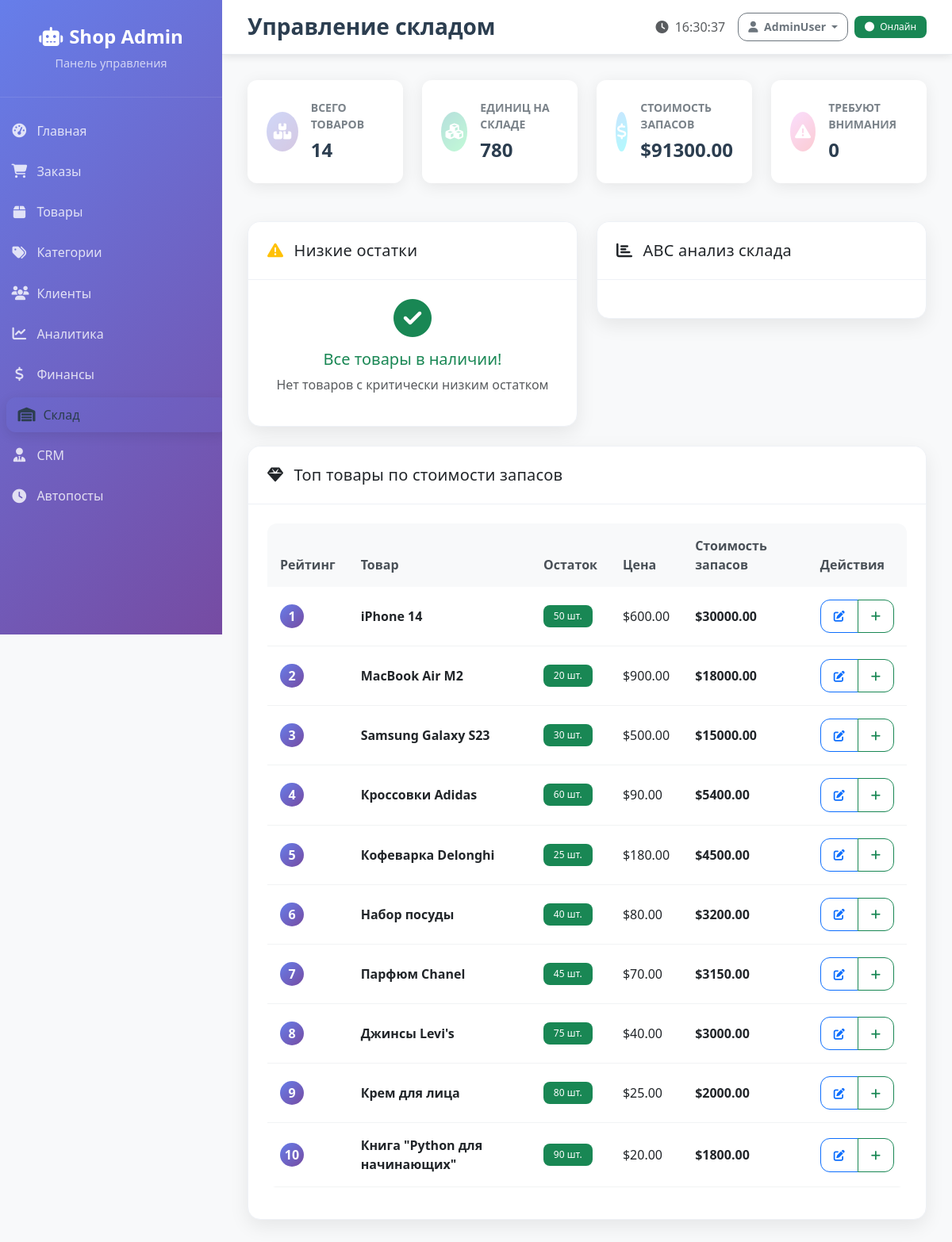
The page /inventory (signed in) on the database its author committed.
### tables this page shows
CREATE TABLE products (
    id INTEGER PRIMARY KEY AUTOINCREMENT,
    name TEXT NOT NULL,
    description TEXT,
    price REAL NOT NULL,
    category_id INTEGER,
    subcategory_id INTEGER,
    brand TEXT,
    image_url TEXT,
    stock INTEGER DEFAULT 0,
    views INTEGER DEFAULT 0,
    sales_count INTEGER DEFAULT 0,
    is_active INTEGER DEFAULT 1,
    cost_price REAL DEFAULT 0,
    original_price REAL,
    created_at TIMESTAMP DEFAULT CURRENT_TIMESTAMP,
    updated_at TIMESTAMP DEFAULT CURRENT_TIMESTAMP,
    FOREIGN KEY (category_id) REFERENCES categories (id),
    FOREIGN KEY (subcategory_id) REFERENCES subcategories (id)
);

### web_admin/app.py (the view)
    def decorated_function(*args, **kwargs):
        if not session.get('logged_in'):
            return redirect(url_for('login'))
        return f(*args, **kwargs)

### database.py (called while the page is built, shortened)
    def execute_query(self, query, params=None):
        try:
            conn = sqlite3.connect(self.db_path)
            cursor = conn.cursor()
            if params:
                cursor.execute(query, params)
            else:
                cursor.execute(query)
            q = query.strip().upper()
            if q.startswith('SELECT'):
                result = cursor.fetchall()
            return result
        except Exception as e:
            logging.info(f"Ошибка выполнения запроса: {e}")
            return None
        finally:
            if 'conn' in locals():
                conn.close()

### web_admin/app.py (called while the page is built)
def login_required(f):
    def decorated_function(*args, **kwargs):
        if not session.get('logged_in'):
            return redirect(url_for('login'))
        return f(*args, **kwargs)
    decorated_function.__name__ = f.__name__
    return decorated_function

### web_admin/templates/inventory.html (shortened to what this page needs)
{% extends "base.html" %}
{% block page_title %}Управление складом{% endblock %}
{% block content %}
<div class="row mb-4">
    <div class="col-xl-3 col-md-6 mb-4">
        <div class="inventory-stat-card total-products">
            <div class="stat-icon">
                <i class="fas fa-boxes"></i>
            </div>
            <div class="stat-content">
                <div class="stat-label">Всего товаров</div>
                <div class="stat-value">{{ inventory_summary.total_products }}</div>
            </div>
        </div>
    </div>
    <div class="col-xl-3 col-md-6 mb-4">
        <div class="inventory-stat-card total-units">
            <div class="stat-icon">
                <i class="fas fa-cubes"></i>
            </div>
            <div class="stat-content">
                <div class="stat-label">Единиц на складе</div>
                <div class="stat-value">{{ inventory_summary.total_units }}</div>
            </div>
        </div>
    </div>
    <div class="col-xl-3 col-md-6 mb-4">
        <div class="inventory-stat-card total-value">
            <div class="stat-icon">
                <i class="fas fa-dollar-sign"></i>
            </div>
            <div class="stat-content">
                <div class="stat-label">Стоимость запасов</div>
                <div class="stat-value">${{ "%.2f"|format(inventory_summary.total_value) }}</div>
            </div>
        </div>
    </div>
    <div class="col-xl-3 col-md-6 mb-4">
        <div class="inventory-stat-card attention-needed">
            <div class="stat-icon">
                <i class="fas fa-exclamation-triangle"></i>
            </div>
            <div class="stat-content">
                <div class="stat-label">Требуют внимания</div>
                <div class="stat-value">{{ low_stock.low|length + low_stock.critical|length }}</div>
            </div>
        </div>
    </div>
</div>
<div class="row">
    <div class="col-lg-6">
        <div class="card mb-4">
            <div class="card-header">
                <h5 class="mb-0">
                    <i class="fas fa-exclamation-triangle me-2 text-warning"></i>
                    Низкие остатки
                </h5>
            </div>
            <div class="card-body">
                {% if not low_stock.critical and not low_stock.low %}
                <div class="text-center text-success">
                    <i class="fas fa-check-circle fa-3x mb-3"></i>
                    <h5>Все товары в наличии!</h5>
                    <p class="text-muted">Нет товаров с критически низким остатком</p>
                </div>
                {% endif %}
            </div>
        </div>
    </div>
    <div class="col-lg-6">
        <div class="card mb-4">
            <div class="card-header">
                <h5 class="mb-0">
                    <i class="fas fa-chart-bar me-2"></i>
                    ABC анализ склада
                </h5>
            </div>
            <div class="card-body">
            </div>
        </div>
    </div>
</div>
{% if inventory_summary.top_value_products %}
<div class="card">
    <div class="card-header">
        <h5 class="mb-0">
            <i class="fas fa-gem me-2"></i>
            Топ товары по стоимости запасов
        </h5>
    </div>
    <div class="card-body">
        <div class="table-responsive">
            <table class="table table-hover">
                <thead>
                    <tr>
                        <th>Рейтинг</th>
                        <th>Товар</th>
                        <th>Остаток</th>
                        <th>Цена</th>
                        <th>Стоимость запасов</th>
                        <th>Действия</th>
                    </tr>
                </thead>
                <tbody>
                    {% for product in inventory_summary.top_value_products %}
                    <tr>
                        <td>
                            <div class="ranking-badge">
                                {{ loop.index }}
                            </div>
                        </td>
                        <td><strong>{{ product[0] }}</strong></td>
                        <td>
                            {% if product[1] <= 5 %}
                                <span class="badge bg-warning">{{ product[1] }} шт.</span>
                            {% else %}
                                <span class="badge bg-success">{{ product[1] }} шт.</span>
                            {% endif %}
                        </td>
                        <td>${{ "%.2f"|format(product[2]) }}</td>
                        <td><strong>${{ "%.2f"|format(product[3]) }}</strong></td>
                        <td>
                            <div class="btn-group btn-group-sm">
                                <button type="button" class="btn btn-outline-primary" title="Редактировать">
                                    <i class="fas fa-edit"></i>
                                </button>
                                <button type="button" class="btn btn-outline-success" title="Пополнить">
                                    <i class="fas fa-plus"></i>
                                </button>
                            </div>
                        </td>
                    </tr>
                    {% endfor %}
                </tbody>
            </table>
        </div>
    </div>
</div>
{% endif %}
{% endblock %}

### web_admin/static/css/admin.css (style rules this page uses)
:root { --primary-gradient: linear-gradient(135deg, #667eea 0%, #764ba2 100%); --success-gradient: linear-gradient(135deg, #11998e 0%, #38ef7d 100%); --warning-gradient: linear-gradient(135deg, #f093fb 0%, #f5576c 100%); --info-gradient: linear-gradient(135deg, #4facfe 0%, #00f2fe 100%); --sidebar-width: 280px; }
body { font-family: 'Segoe UI', Tahoma, Geneva, Verdana, sans-serif; background-color: #f8f9fa; }
.card { border: none; border-radius: 16px; box-shadow: 0 4px 20px rgba(0,0,0,0.08); transition: all 0.3s ease; overflow: hidden; }
.card-header { background: white; border-bottom: 1px solid #f1f3f4; padding: 1.5rem; font-weight: 600; }
.card-body { padding: 1.5rem; }
.stat-label { font-size: 0.9rem; opacity: 0.9; margin: 0; }
.stat-icon { font-size: 3rem; opacity: 0.3; }
.btn { border-radius: 10px; font-weight: 500; padding: 0.6rem 1.5rem; transition: all 0.3s ease; }
.table { border-radius: 12px; overflow: hidden; }
.table thead th { background-color: #f8f9fa; border: none; font-weight: 600; color: #495057; padding: 1rem; }
.table tbody td { padding: 1rem; border-color: #f1f3f4; vertical-align: middle; }
.badge { border-radius: 8px; font-weight: 500; padding: 0.5rem 0.8rem; }
.card { animation: fadeInUp 0.6s ease-out; }
.inventory-stat-card { background: white; border-radius: 12px; padding: 1.5rem; box-shadow: 0 4px 20px rgba(0,0,0,0.08); display: flex; align-items: center; transition: all 0.3s ease; }
.stat-icon { width: 50px; height: 50px; border-radius: 50%; display: flex; align-items: center; justify-content: center; font-size: 1.25rem; margin-right: 1rem; color: white; }
.total-products .stat-icon { background: var(--primary-gradient); }
.total-units .stat-icon { background: var(--success-gradient); }
.total-value .stat-icon { background: var(--info-gradient); }
.attention-needed .stat-icon { background: var(--warning-gradient); }
.stat-content { flex-grow: 1; }
.stat-label { font-size: 0.875rem; color: #6c757d; margin-bottom: 0.25rem; text-transform: uppercase; font-weight: 600; }
.stat-value { font-size: 1.5rem; font-weight: bold; color: #2c3e50; }
.ranking-badge { width: 30px; height: 30px; border-radius: 50%; background: var(--primary-gradient); color: white; display: flex; align-items: center; justify-content: center; font-weight: bold; }
:root { --tile-min-height: 180px; --tile-radius: 16px; --tile-shadow: 0 8px 24px rgba(0,0,0,0.08); --tile-shadow-hover: 0 16px 40px rgba(102,126,234,0.25); --brand: #667eea; }
.card { border-radius: 16px; border: 1px solid #eef1f6; box-shadow: var(--tile-shadow); }
.card-header { border-bottom: 1px solid #eef1f6; background: #fff; }
.page-title, .card-header h5 { letter-spacing: .2px; }
.btn { border-radius: 12px; padding: .6rem 1rem; font-weight: 600; }

### rows shown on the page
products: name "iPhone 14", stock "50", cost_price "600.00", product "30000.00"
products: name "MacBook Air M2", stock "20", cost_price "900.00", product "18000.00"
products: name "Samsung Galaxy S23", stock "30", cost_price "500.00", product "15000.00"
products: name "Кроссовки Adidas", stock "60", cost_price "90.00", product "5400.00"
products: name "Кофеварка Delonghi", stock "25", cost_price "180.00", product "4500.00"
products: name "Набор посуды", stock "40", cost_price "80.00", product "3200.00"
products: name "Парфюм Chanel", stock "45", cost_price "70.00", product "3150.00"
products: name "Джинсы Levi's", stock "75", cost_price "40.00", product "3000.00"
products: name "Крем для лица", stock "80", cost_price "25.00", product "2000.00"
products: name "Книга \"Python для начинающих\"", stock "90", cost_price "20.00", product "1800.00"

### other values the page prints
{{ inventory_summary.total_products }} "14"
{{ inventory_summary.total_units }} "780"
{{ "%.2f"|format(inventory_summary.total_value) }} "91300.00"
{{ low_stock.low|length + low_stock.critical|length }} "0"
